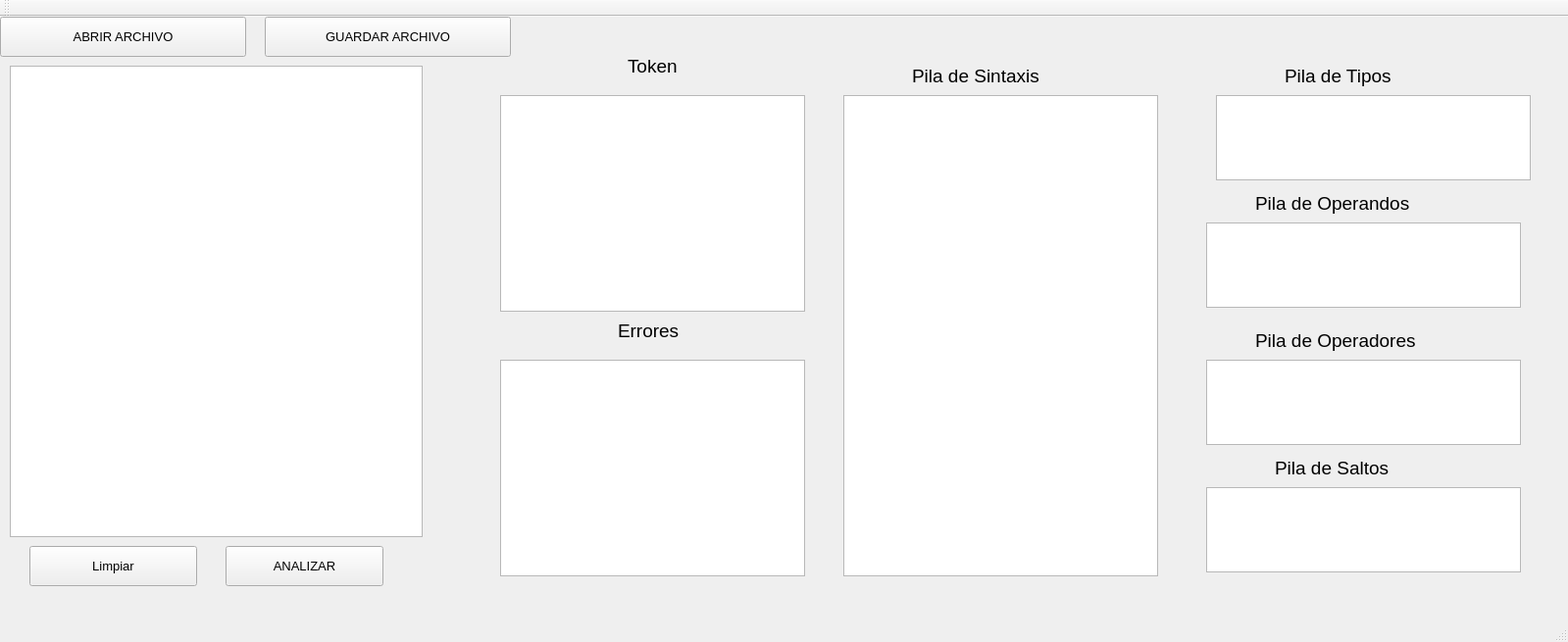
<?xml version="1.0" encoding="UTF-8"?>
<ui version="4.0">
 <class>MainWindow</class>
 <widget class="QMainWindow" name="MainWindow">
  <property name="geometry">
   <rect>
    <x>0</x>
    <y>0</y>
    <width>1599</width>
    <height>655</height>
   </rect>
  </property>
  <property name="windowTitle">
   <string>MainWindow</string>
  </property>
  <widget class="QWidget" name="centralWidget">
   <widget class="QPlainTextEdit" name="pilaSaltos">
    <property name="geometry">
     <rect>
      <x>1230</x>
      <y>480</y>
      <width>321</width>
      <height>87</height>
     </rect>
    </property>
   </widget>
   <widget class="QPushButton" name="pushButton">
    <property name="geometry">
     <rect>
      <x>230</x>
      <y>540</y>
      <width>161</width>
      <height>41</height>
     </rect>
    </property>
    <property name="font">
     <font>
      <pointsize>10</pointsize>
     </font>
    </property>
    <property name="text">
     <string>ANALIZAR</string>
    </property>
   </widget>
   <widget class="QPlainTextEdit" name="Token">
    <property name="geometry">
     <rect>
      <x>510</x>
      <y>80</y>
      <width>311</width>
      <height>221</height>
     </rect>
    </property>
    <property name="font">
     <font>
      <pointsize>12</pointsize>
     </font>
    </property>
   </widget>
   <widget class="QPlainTextEdit" name="Token_2">
    <property name="geometry">
     <rect>
      <x>860</x>
      <y>80</y>
      <width>321</width>
      <height>491</height>
     </rect>
    </property>
    <property name="font">
     <font>
      <pointsize>12</pointsize>
     </font>
    </property>
   </widget>
   <widget class="QPlainTextEdit" name="pilaTipos">
    <property name="geometry">
     <rect>
      <x>1240</x>
      <y>80</y>
      <width>321</width>
      <height>87</height>
     </rect>
    </property>
   </widget>
   <widget class="QLabel" name="label_3">
    <property name="geometry">
     <rect>
      <x>930</x>
      <y>50</y>
      <width>181</width>
      <height>21</height>
     </rect>
    </property>
    <property name="font">
     <font>
      <pointsize>14</pointsize>
     </font>
    </property>
    <property name="text">
     <string>Pila de Sintaxis</string>
    </property>
   </widget>
   <widget class="QPlainTextEdit" name="textoAnalizar">
    <property name="geometry">
     <rect>
      <x>10</x>
      <y>50</y>
      <width>421</width>
      <height>481</height>
     </rect>
    </property>
    <property name="font">
     <font>
      <pointsize>12</pointsize>
     </font>
    </property>
   </widget>
   <widget class="QLabel" name="label_2">
    <property name="geometry">
     <rect>
      <x>630</x>
      <y>310</y>
      <width>81</width>
      <height>21</height>
     </rect>
    </property>
    <property name="font">
     <font>
      <pointsize>14</pointsize>
     </font>
    </property>
    <property name="text">
     <string>Errores</string>
    </property>
   </widget>
   <widget class="QLabel" name="label_4">
    <property name="geometry">
     <rect>
      <x>1310</x>
      <y>50</y>
      <width>181</width>
      <height>21</height>
     </rect>
    </property>
    <property name="font">
     <font>
      <pointsize>14</pointsize>
     </font>
    </property>
    <property name="text">
     <string>Pila de Tipos</string>
    </property>
   </widget>
   <widget class="QLabel" name="label_7">
    <property name="geometry">
     <rect>
      <x>1300</x>
      <y>450</y>
      <width>191</width>
      <height>21</height>
     </rect>
    </property>
    <property name="font">
     <font>
      <pointsize>14</pointsize>
     </font>
    </property>
    <property name="text">
     <string>Pila de Saltos</string>
    </property>
   </widget>
   <widget class="QPushButton" name="pushButton_4">
    <property name="geometry">
     <rect>
      <x>270</x>
      <y>0</y>
      <width>251</width>
      <height>41</height>
     </rect>
    </property>
    <property name="font">
     <font>
      <pointsize>10</pointsize>
     </font>
    </property>
    <property name="text">
     <string>GUARDAR ARCHIVO</string>
    </property>
   </widget>
   <widget class="QPlainTextEdit" name="Error">
    <property name="geometry">
     <rect>
      <x>510</x>
      <y>350</y>
      <width>311</width>
      <height>221</height>
     </rect>
    </property>
    <property name="font">
     <font>
      <pointsize>12</pointsize>
     </font>
    </property>
   </widget>
   <widget class="QLabel" name="label">
    <property name="geometry">
     <rect>
      <x>640</x>
      <y>40</y>
      <width>61</width>
      <height>21</height>
     </rect>
    </property>
    <property name="font">
     <font>
      <pointsize>14</pointsize>
     </font>
    </property>
    <property name="text">
     <string>Token</string>
    </property>
   </widget>
   <widget class="QPlainTextEdit" name="pilaOperandos">
    <property name="geometry">
     <rect>
      <x>1230</x>
      <y>210</y>
      <width>321</width>
      <height>87</height>
     </rect>
    </property>
   </widget>
   <widget class="QPlainTextEdit" name="pilaOperadores">
    <property name="geometry">
     <rect>
      <x>1230</x>
      <y>350</y>
      <width>321</width>
      <height>87</height>
     </rect>
    </property>
   </widget>
   <widget class="QLabel" name="label_5">
    <property name="geometry">
     <rect>
      <x>1280</x>
      <y>180</y>
      <width>191</width>
      <height>21</height>
     </rect>
    </property>
    <property name="font">
     <font>
      <pointsize>14</pointsize>
     </font>
    </property>
    <property name="text">
     <string>Pila de Operandos</string>
    </property>
   </widget>
   <widget class="QLabel" name="label_6">
    <property name="geometry">
     <rect>
      <x>1280</x>
      <y>320</y>
      <width>191</width>
      <height>21</height>
     </rect>
    </property>
    <property name="font">
     <font>
      <pointsize>14</pointsize>
     </font>
    </property>
    <property name="text">
     <string>Pila de Operadores</string>
    </property>
   </widget>
   <widget class="QPushButton" name="pushButton_3">
    <property name="geometry">
     <rect>
      <x>30</x>
      <y>540</y>
      <width>171</width>
      <height>41</height>
     </rect>
    </property>
    <property name="font">
     <font>
      <pointsize>10</pointsize>
     </font>
    </property>
    <property name="text">
     <string>Limpiar</string>
    </property>
   </widget>
   <widget class="QPushButton" name="pushButton_2">
    <property name="geometry">
     <rect>
      <x>0</x>
      <y>0</y>
      <width>251</width>
      <height>41</height>
     </rect>
    </property>
    <property name="font">
     <font>
      <pointsize>10</pointsize>
     </font>
    </property>
    <property name="text">
     <string>ABRIR ARCHIVO</string>
    </property>
   </widget>
  </widget>
  <widget class="QMenuBar" name="menuBar">
   <property name="geometry">
    <rect>
     <x>0</x>
     <y>0</y>
     <width>1599</width>
     <height>26</height>
    </rect>
   </property>
  </widget>
  <widget class="QToolBar" name="mainToolBar">
   <attribute name="toolBarArea">
    <enum>TopToolBarArea</enum>
   </attribute>
   <attribute name="toolBarBreak">
    <bool>false</bool>
   </attribute>
  </widget>
  <widget class="QStatusBar" name="statusBar"/>
  <action name="actionAbrir">
   <property name="text">
    <string>Abrir</string>
   </property>
  </action>
 </widget>
 <layoutdefault spacing="6" margin="11"/>
 <resources/>
 <connections/>
</ui>
